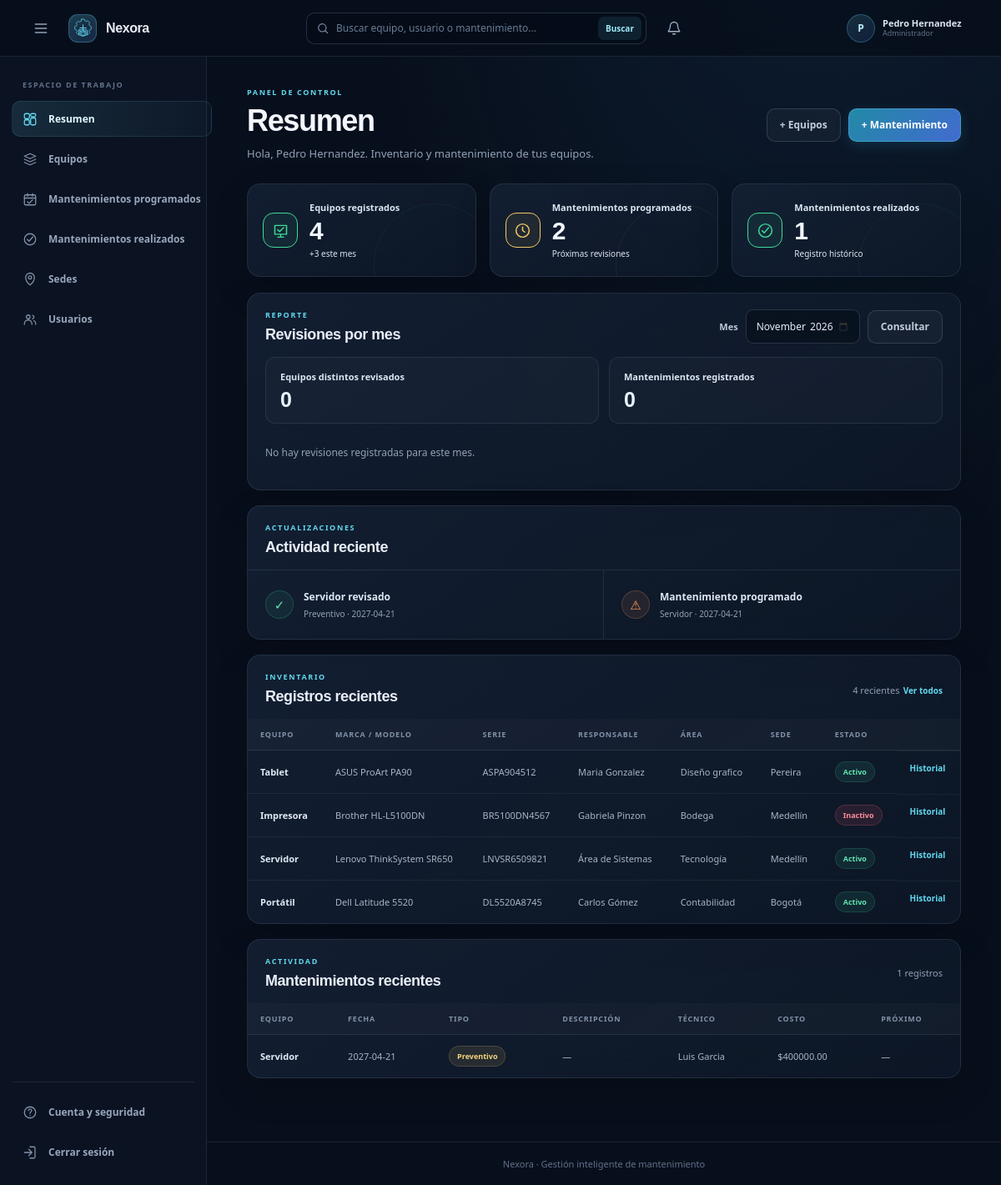
/ (signed in), run on the app's committed database.
### tables this page shows
CREATE TABLE usuarios(
                id INTEGER PRIMARY KEY AUTOINCREMENT,
                username TEXT NOT NULL UNIQUE COLLATE NOCASE,
                password_hash TEXT NOT NULL,
                role TEXT NOT NULL CHECK(role IN ('admin', 'user')),
                is_active INTEGER NOT NULL DEFAULT 1 CHECK(is_active IN (0, 1)),
                session_version INTEGER NOT NULL DEFAULT 0
            , display_name TEXT NOT NULL DEFAULT '', sede_id INTEGER REFERENCES sedes(id));

CREATE TABLE mantenimientos(
                id INTEGER PRIMARY KEY AUTOINCREMENT,
                equipo_id INTEGER,
                fecha TEXT,
                tipo TEXT,
                descripcion TEXT,
                tecnico TEXT,
                costo REAL,
                proximo_mantenimiento TEXT, estado_final TEXT,
                FOREIGN KEY(equipo_id) REFERENCES equipos(id)
            );

CREATE TABLE equipos(
                id INTEGER PRIMARY KEY AUTOINCREMENT,
                nombre TEXT NOT NULL,
                marca TEXT,
                modelo TEXT,
                serial TEXT UNIQUE,
                usuario TEXT,
                area TEXT,
                fecha_registro TEXT,
                estado TEXT
            , sede_id INTEGER);

CREATE TABLE sedes(
                id INTEGER PRIMARY KEY AUTOINCREMENT,
                nombre TEXT NOT NULL UNIQUE COLLATE NOCASE,
                fecha_creacion TEXT
            );

### web.py (the view)
    @app.get("/")
    @login_required
    def dashboard():
        database_path = app.config["DATABASE_PATH"]
        today = date.today()
        selected_month = request.args.get("month", today.strftime("%Y-%m"))
        try:
            selected_date = date.fromisoformat(f"{selected_month}-01")
            if selected_date.strftime("%Y-%m") != selected_month:
                raise ValueError("Selecciona un mes válido.")
            monthly_summary = mantenimiento.get_monthly_summary(
                selected_date.year,
                selected_date.month,
                database_path,
            )
        except ValueError as error:
            flash(str(error), "error")
            selected_month = today.strftime("%Y-%m")
            monthly_summary = mantenimiento.get_monthly_summary(
                today.year, today.month, database_path
            )
        try:
            equipment = mantenimiento.list_equipment(database_path)
            maintenance = mantenimiento.list_completed_maintenances(database_path)
            overdue = mantenimiento.get_overdue_maintenance(database_path)
            recent_activity = mantenimiento.get_recent_activity(database_path)
            notifications = mantenimiento.get_maintenance_notifications(database_path)
            scheduled_maintenance = mantenimiento.count_scheduled_maintenance(database_path)
            equipment_added_this_month = mantenimiento.count_equipment_registered_in_month(
                today.year, today.month, database_path
            )
        except ValueError as error:
            app.logger.exception("No se pudieron cargar las alertas", exc_info=error)
            flash(str(error), "error")
            overdue = []
            recent_activity = []
            notifications = []
            scheduled_maintenance = 0
            equipment_added_this_month = 0
        recent_equipment = sorted(
            equipment,
            key=lambda item: item["id"],
            reverse=True,
        )[:5]
        return render_template(
            "dashboard.html",
            equipment=equipment,
            recent_equipment=recent_equipment,
            maintenance=maintenance,
            overdue=overdue,
            monthly_summary=monthly_summary,
            selected_month=selected_month,
            equipment_added_this_month=equipment_added_this_month,
            recent_activity=recent_activity,
            notifications=notifications,
            scheduled_maintenance=scheduled_maintenance,
        )

### templates/dashboard.html (shortened to what this page needs)
{% extends "base.html" %}
{% block content %}
<section class="page-heading">
  <div>
    <div class="eyebrow">PANEL DE CONTROL</div>
    <h1>Resumen</h1>
    <p class="muted">Hola, {{ current_user['display_name'] or current_user['username'] }}. Inventario y mantenimiento de tus equipos.</p>
  </div>
  <div class="heading-actions">
    <a class="button button-quiet" href="{{ url_for('equipment_list') }}">+ Equipos</a>
    <a class="button button-primary" href="{{ url_for('completed_maintenances') }}">+ Mantenimiento</a>
  </div>
</section>
<section class="stats" aria-label="Indicadores clave">
  <article class="stat-card stat-operational">
    <span class="stat-icon" aria-hidden="true"><svg viewBox="0 0 24 24"><path d="M4 5h16v12H4zM8 21h8M12 17v4"/><path d="m8 11 2.5 2.5L16 8"/></svg></span>
    <span class="stat-label">Equipos registrados</span><strong>{{ equipment|length }}</strong><a class="stat-foot stat-action" href="{{ url_for('equipment_list') }}">+{{ equipment_added_this_month }} este mes</a>
  </article>
  <article class="stat-card stat-preventive">
    <span class="stat-icon" aria-hidden="true"><svg viewBox="0 0 24 24"><circle cx="12" cy="12" r="9"/><path d="M12 7v5l3 2"/></svg></span>
    <span class="stat-label">Mantenimientos programados</span><strong>{{ scheduled_maintenance }}</strong><a class="stat-foot stat-action" href="{{ url_for('scheduled_maintenances') }}">Próximas revisiones</a>
  </article>
  <article class="stat-card stat-completed">
    <span class="stat-icon" aria-hidden="true"><svg viewBox="0 0 24 24"><circle cx="12" cy="12" r="9"/><path d="m7.5 12 3 3 6-7"/></svg></span>
    <span class="stat-label">Mantenimientos realizados</span><strong>{{ maintenance|length }}</strong><a class="stat-foot stat-action" href="{{ url_for('completed_maintenances') }}">Registro histórico</a>
  </article>
</section>
<section class="panel monthly-panel">
  <div class="section-heading monthly-heading">
    <div><div class="eyebrow">REPORTE</div><h2>Revisiones por mes</h2></div>
    <form method="get" action="{{ url_for('dashboard') }}" class="month-filter">
      <label for="report-month">Mes</label>
      <input id="report-month" type="month" name="month" max="{{ today[:7] }}" value="{{ selected_month }}" required>
      <button class="button button-quiet" type="submit">Consultar</button>
    </form>
  </div>
  <div class="monthly-stats">
    <article class="monthly-stat"><span class="stat-label">Equipos distintos revisados</span><strong>{{ monthly_summary.equipos_revisados }}</strong></article>
    <article class="monthly-stat"><span class="stat-label">Mantenimientos registrados</span><strong>{{ monthly_summary.mantenimientos_registrados }}</strong></article>
  </div>
  {% if monthly_summary.records %}
  <div class="table-scroll monthly-records">
    <table>
      <thead><tr><th>Fecha de revisión</th><th>Equipo</th><th>Tipo</th><th>Técnico</th><th>Descripción</th></tr></thead>
      <tbody>
        {% for item in monthly_summary.records %}
        <tr><td>{{ item.fecha }}</td><td class="strong">{{ item.equipo }}</td><td><span class="badge {% if item.tipo|lower == 'preventivo' %}badge-yellow{% else %}badge-orange{% endif %}">{{ item.tipo }}</span></td><td>{{ item.tecnico or "—" }}</td><td>{{ item.descripcion or "—" }}</td></tr>
        {% endfor %}
      </tbody>
    </table>
  </div>
  {% else %}
  <p class="empty-inline">No hay revisiones registradas para este mes.</p>
  {% endif %}
</section>
<section class="panel recent-activity-panel">
  <div class="section-heading">
    <div><div class="eyebrow">ACTUALIZACIONES</div><h2>Actividad reciente</h2></div>
  </div>
  {% if recent_activity %}
  <div class="recent-activity-list">
    {% for item in recent_activity %}
    <article class="recent-activity-item recent-activity-{{ item.kind }}">
      <span class="activity-icon" aria-hidden="true">{% if item.kind == "success" %}✓{% else %}⚠{% endif %}</span>
      <div>
        <strong>{{ item.title }}</strong>
        <span>{{ item.detail }}</span>
      </div>
    </article>
    {% endfor %}
  </div>
  {% else %}
  <p class="empty-inline">No hay actividad registrada todavía.</p>
  {% endif %}
</section>
<section class="panel" id="inventory">
  <div class="section-heading">
    <div><div class="eyebrow">INVENTARIO</div><h2>Registros recientes</h2></div>
    <div><span class="count">{{ recent_equipment|length }} recientes</span> <a class="text-link" href="{{ url_for('equipment_list') }}">Ver todos</a></div>
  </div>
  {% if recent_equipment %}
  <div class="table-scroll">
    <table>
      <thead><tr><th>Equipo</th><th>Marca / modelo</th><th>Serie</th><th>Responsable</th><th>Área</th><th>Sede</th><th>Estado</th><th></th></tr></thead>
      <tbody>
        {% for item in recent_equipment %}
        <tr>
          <td class="strong">{{ item.nombre }}</td>
          <td>{{ item.marca or "—" }} {{ item.modelo or "" }}</td>
          <td>{{ item.serial or "—" }}</td>
          <td>{{ item.usuario or "—" }}</td>
          <td>{{ item.area or "—" }}</td>
          <td>{{ item.sede_nombre or "Sin sede" }}</td>
          <td><span class="badge {% if item.estado and item.estado|lower == 'inactivo' %}badge-red{% else %}badge-green{% endif %}">{{ item.estado or "Activo" }}</span></td>
          <td class="row-actions"><a class="text-link" href="{{ url_for('equipment_history', equipment_id=item.id) }}">Historial</a></td>
        </tr>
        {% endfor %}
      </tbody>
    </table>
  </div>
  {% else %}
  <div class="empty-state"><span class="empty-icon">＋</span><h3>Aún no hay equipos</h3><p>Registra el primer equipo para empezar.</p><a class="button button-primary" href="{{ url_for('new_equipment') }}">Registrar equipo</a></div>
  {% endif %}
</section>
<section class="panel" id="activity">
  <div class="section-heading"><div><div class="eyebrow">ACTIVIDAD</div><h2>Mantenimientos recientes</h2></div><span class="count">{{ maintenance|length }} registros</span></div>
  {% if maintenance %}
  <div class="table-scroll">
    <table>
      <thead><tr><th>Equipo</th><th>Fecha</th><th>Tipo</th><th>Descripción</th><th>Técnico</th><th>Costo</th><th>Próximo</th></tr></thead>
      <tbody>
        {% for item in maintenance %}
        <tr><td class="strong">{{ item.equipo }}</td><td>{{ item.fecha }}</td><td><span class="badge {% if item.tipo|lower == 'preventivo' %}badge-yellow{% else %}badge-orange{% endif %}">{{ item.tipo }}</span></td><td>{{ item.descripcion or "—" }}</td><td>{{ item.tecnico or "—" }}</td><td>${{ "%.2f"|format(item.costo or 0) }}</td><td>{% if item.proximo_mantenimiento %}<span class="badge {% if item.proximo_mantenimiento <= today %}badge-red{% else %}badge-upcoming{% endif %}">{{ item.proximo_mantenimiento }}</span>{% else %}—{% endif %}</td></tr>
        {% endfor %}
      </tbody>
    </table>
  </div>
  {% else %}
  <p class="empty-inline">No hay mantenimientos registrados todavía.</p>
  {% endif %}
</section>
{% endblock %}

### templates/base.html (shortened to what this page needs)
<!doctype html>
<html lang="es">
<head>
  <link rel="stylesheet" href="{{ url_for('static', filename='theme.css') }}">
</head>
<body class="{% if current_user %}has-sidebar{% endif %}">
  <header class="topbar">
    {% if current_user %}
      <button class="sidebar-toggle" type="button" aria-controls="app-sidebar" aria-expanded="true" aria-label="Contraer menú" data-sidebar-toggle>
        <svg viewBox="0 0 24 24" aria-hidden="true"><path d="M4 6h16M4 12h16M4 18h16"/></svg>
      </button>
    {% endif %}
    <a class="brand" href="{{ url_for('dashboard') if current_user else url_for('login') }}">
      <span class="brand-mark" aria-hidden="true">
      </span>
      <span>Nexora</span>
    </a>
    {% if current_user %}
      <form class="topbar-search" method="get" action="{{ url_for('search') }}" role="search">
        <svg viewBox="0 0 24 24" aria-hidden="true"><circle cx="11" cy="11" r="7"/><path d="m16.5 16.5 4 4"/></svg>
        <input type="search" name="q" value="{{ query if query is defined else '' }}" placeholder="Buscar equipo, usuario o mantenimiento..." aria-label="Buscar equipo, usuario o mantenimiento">
        <button type="submit">Buscar</button>
      </form>
      <div class="notification-menu">
        <button class="notification-button" type="button" aria-label="{{ notifications|length }} notificaciones" aria-expanded="false" data-notification-toggle>
          <svg viewBox="0 0 24 24" aria-hidden="true"><path d="M18 8a6 6 0 0 0-12 0c0 7-3 7-3 9h18c0-2-3-2-3-9Z"/><path d="M10 21h4"/></svg>
        </button>
      </div>
      <span class="topbar-user">
        <span class="profile-avatar" aria-hidden="true">{{ (current_user['display_name'] or current_user['username'])[0]|upper }}</span>
        <span class="profile-copy">
          <strong>{{ current_user['display_name'] or current_user['username'] }}</strong>
          <small>{% if current_user['role'] == 'admin' %}Administrador{% else %}Usuario{% endif %}</small>
        </span>
      </span>
    {% endif %}
  </header>
  {% if current_user %}
    <aside class="sidebar" id="app-sidebar" aria-label="Navegación principal">
      <div class="sidebar-caption">ESPACIO DE TRABAJO</div>
      <nav class="sidebar-nav">
        <a class="sidebar-link {% if request.endpoint == 'dashboard' %}is-active{% endif %}" href="{{ url_for('dashboard') }}">
          <svg viewBox="0 0 24 24" aria-hidden="true"><rect x="3" y="3" width="8" height="8" rx="2"/><rect x="13" y="3" width="8" height="5" rx="2"/><rect x="13" y="10" width="8" height="11" rx="2"/><rect x="3" y="13" width="8" height="8" rx="2"/></svg><span>Resumen</span>
        </a>
        <a class="sidebar-link {% if request.endpoint == 'equipment_list' %}is-active{% endif %}" href="{{ url_for('equipment_list') }}">
          <svg viewBox="0 0 24 24" aria-hidden="true"><path d="m3 7 9-4 9 4-9 4-9-4Z"/><path d="M3 12l9 4 9-4M3 17l9 4 9-4"/></svg><span>Equipos</span>
        </a>
        <a class="sidebar-link {% if request.endpoint == 'scheduled_maintenances' %}is-active{% endif %}" href="{{ url_for('scheduled_maintenances') }}">
          <svg viewBox="0 0 24 24" aria-hidden="true"><rect x="3" y="5" width="18" height="16" rx="2"/><path d="M8 3v4M16 3v4M3 10h18"/><path d="m8 16 2.5 2.5L16 13"/></svg><span>Mantenimientos programados</span>
        </a>
        <a class="sidebar-link {% if request.endpoint == 'completed_maintenances' %}is-active{% endif %}" href="{{ url_for('completed_maintenances') }}">
          <svg viewBox="0 0 24 24" aria-hidden="true"><circle cx="12" cy="12" r="9"/><path d="m7.5 12 3 3 6-7"/></svg><span>Mantenimientos realizados</span>
        </a>
        {% if current_user['role'] == 'admin' %}
          <a class="sidebar-link {% if request.endpoint == 'locations' %}is-active{% endif %}" href="{{ url_for('locations') }}">
            <svg viewBox="0 0 24 24" aria-hidden="true"><path d="M12 21s7-5.2 7-12a7 7 0 1 0-14 0c0 6.8 7 12 7 12Z"/><circle cx="12" cy="9" r="2.5"/></svg><span>Sedes</span>
          </a>
        {% endif %}
        {% if current_user['role'] == 'admin' %}
          <a class="sidebar-link {% if request.endpoint == 'users' %}is-active{% endif %}" href="{{ url_for('users') }}">
            <svg viewBox="0 0 24 24" aria-hidden="true"><circle cx="9" cy="8" r="3"/><path d="M3 20v-1a6 6 0 0 1 12 0v1M16 5.5a3 3 0 0 1 0 5.8M18 14a5 5 0 0 1 3 4.5V20"/></svg><span>Usuarios</span>
          </a>
        {% endif %}
      </nav>
      <div class="sidebar-bottom">
        <a class="sidebar-link {% if request.endpoint == 'change_own_password' %}is-active{% endif %}" href="{{ url_for('change_own_password') }}">
          <svg viewBox="0 0 24 24" aria-hidden="true"><circle cx="12" cy="12" r="9"/><path d="M9.5 9a2.5 2.5 0 1 1 4.2 1.8c-1.1 1-1.7 1.3-1.7 2.7M12 17h.01"/></svg><span>Cuenta y seguridad</span>
        </a>
        <form method="post" action="{{ url_for('logout') }}">
          <button class="sidebar-link sidebar-logout" type="submit">
            <svg viewBox="0 0 24 24" aria-hidden="true"><path d="M10 17l5-5-5-5M15 12H3"/><path d="M12 3h6a2 2 0 0 1 2 2v14a2 2 0 0 1-2 2h-6"/></svg><span>Cerrar sesión</span>
          </button>
        </form>
      </div>
    </aside>
  {% endif %}
  <main class="page">
    {% block content %}{% endblock %}
  </main>
  <footer class="footer">Nexora · Gestión inteligente de mantenimiento</footer>
</body>
</html>

### data on the page
usuarios: display_name "P", display_name "Pedro Hernandez"
mantenimientos: title "Servidor revisado", detail "Preventivo · 2027-04-21", equipo "Servidor", fecha "2027-04-21", tipo "Preventivo", descripcion "—", tecnico "Luis Garcia", costo "400000.00"
mantenimientos: title "Mantenimiento programado", detail "Servidor · 2027-04-21"
equipos: nombre "Tablet", marca "ASUS", modelo "ProArt PA90", serial "ASPA904512", usuario "Maria Gonzalez", area "Diseño grafico", nombre "Pereira", estado "Activo"
equipos: nombre "Impresora", marca "Brother", modelo "HL-L5100DN", serial "BR5100DN4567", usuario "Gabriela Pinzon", area "Bodega", nombre "Medellín", estado "Inactivo"
equipos: nombre "Servidor", marca "Lenovo", modelo "ThinkSystem SR650", serial "LNVSR6509821", usuario "Área de Sistemas", area "Tecnología", nombre "Medellín", estado "Activo"
equipos: nombre "Portátil", marca "Dell", modelo "Latitude 5520", serial "DL5520A8745", usuario "Carlos Gómez", area "Contabilidad", nombre "Bogotá", estado "Activo"

### other printed values
{{ equipment|length }} "4"
{{ equipment_added_this_month }} "3"
{{ scheduled_maintenance }} "2"
{{ maintenance|length }} "1"
{{ monthly_summary.equipos_revisados }} "0"
{{ monthly_summary.mantenimientos_registrados }} "0"
{{ recent_equipment|length }} "4"
